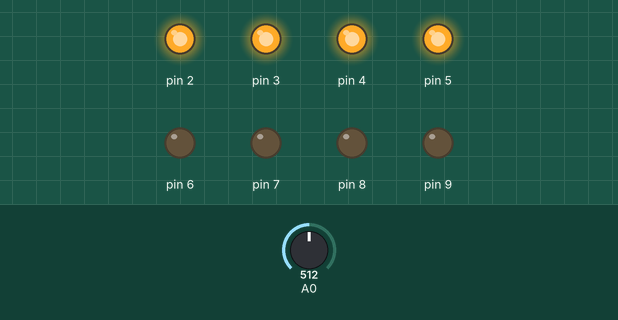
Bench run of a sketch on a simulated Arduino Uno, built with avr-gcc and run on an emulated ATmega328P. Parts: output pins drawn as LEDs (lit = HIGH). The inputs (shaded band) are chosen by the test bench; at power-on: A0 = 512.

Above: at 1.2 s.
1.3 s: A0 set to 602
2.8 s: A0 set to 628
At 3.5 s:
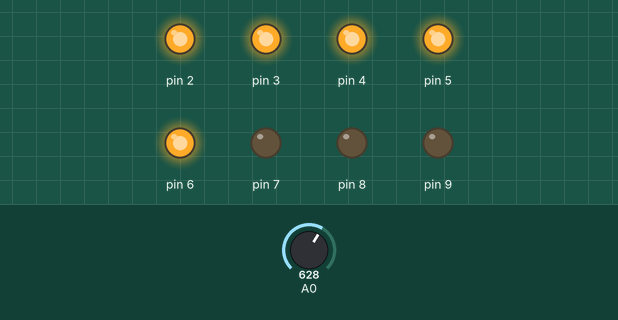
4.3 s: A0 set to 511
At 4.7 s:
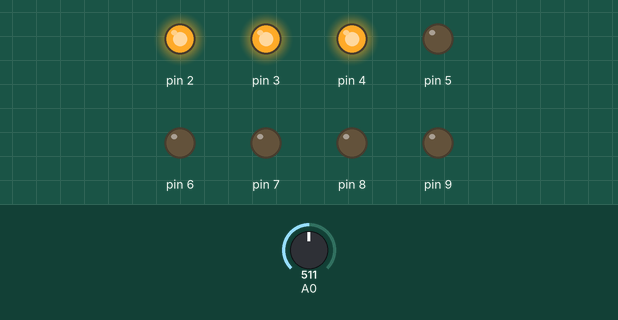
5.8 s: A0 set to 419
7.3 s: A0 set to 396
At 8.2 s:
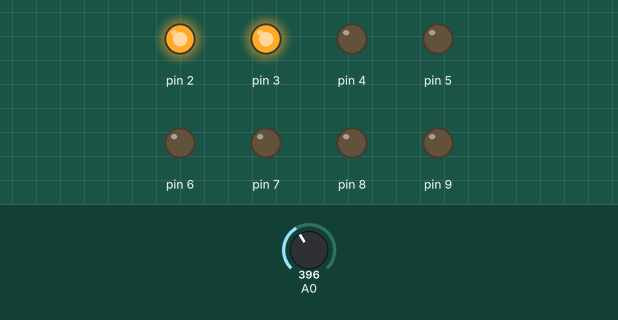
8.8 s: A0 set to 716
At 9.3 s:
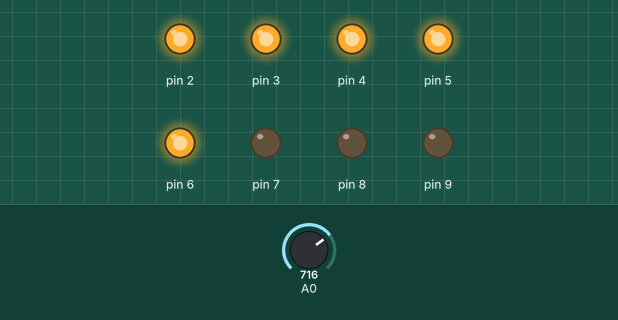
Timing chart, 0 to 11.3 s (numbered marks = the images above; inputs shaded):
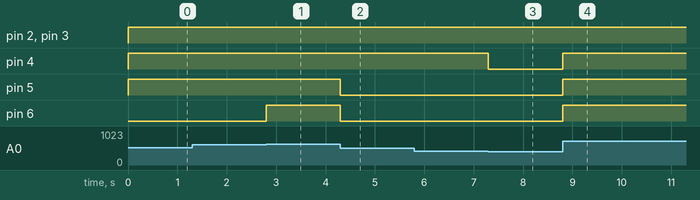

The sketch:

ledbar_potentiometer.ino
```cpp
void setup()
{
  // Repeat for 8 times
  for(int pin=2;pin<10;pin++)
  {
    // Configure pin as output
    pinMode(pin,OUTPUT);
    // Set pin LOW
    digitalWrite(pin,LOW);
  }
}

void loop()
{
  // Read value from potentiometer
  int readValue = analogRead(A0);
  // Adjust value range
  int adjustedValue = map(readValue,0,1023,1,11);
  for(int pin=2;pin<10;pin++)
  {
    if(pin<adjustedValue)
    {
      digitalWrite(pin,HIGH);
    }
    else
    {
      digitalWrite(pin,LOW);
    }
  }
}
```

Measured:
- the behaviour switches between 613 and 614 on A0 (found by bisection; images 0 and 1)
- the behaviour switches between 410 and 409 on A0 (found by bisection; images 2 and 3)
- after the input at 1.3 s, every drawn part: stays the same
- after the input at 2.8 s, pin 6: LOW → HIGH at once
- after the input at 4.3 s, pin 5, pin 6: HIGH → LOW at once
- after the input at 5.8 s, every drawn part: stays the same
- after the input at 7.3 s, pin 4: HIGH → LOW at once
- after the input at 8.8 s, pin 4–6: LOW → HIGH at once
